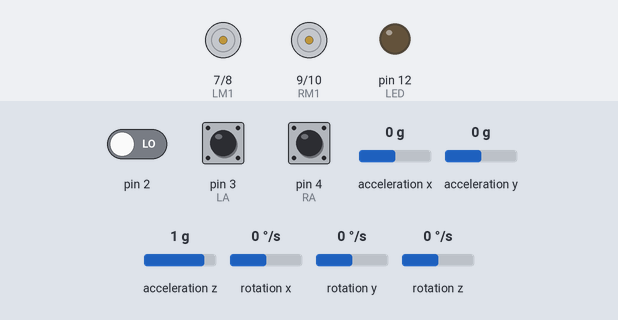
Bench run of a sketch on a simulated Arduino Uno, built with avr-gcc and run on an emulated ATmega328P. On the bench: motor-driver pin pairs drawn as motors (green arrow = first pin HIGH = forward, orange = second pin HIGH = backward, longer = more drive, scaled by the enable pin), output pins drawn as LEDs (lit = HIGH). Inputs (shaded band) come from the test bench; at power-on: rotation z 0 °/s, acceleration z 1 g, acceleration x 0 g, acceleration y 0 g, pin 2 LOW, pin 3 (LA) HIGH, pin 4 (RA) HIGH, rotation x 0 °/s, rotation y 0 °/s. The sensor or clock chip raises its interrupt line as the real part does; what the sketch prints to the serial monitor is not drawn.

Above: at 0.1 s.
At 3.2 s:
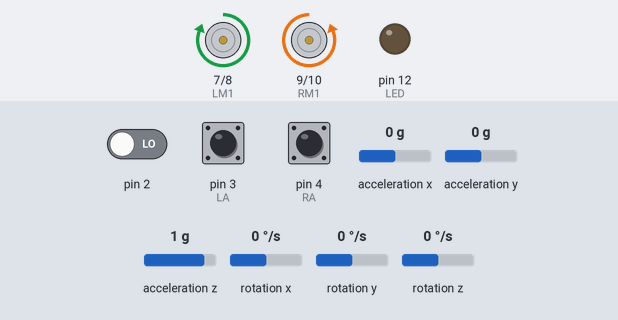
3.3 s: rotation z set to -100 °/s
6.3 s: rotation z set to 192 °/s
9.3 s: acceleration z set to 0.1 g
12.3 s: acceleration z set to -0.2 g
15.3 s: acceleration x set to -1.4 g
18.3 s: acceleration y set to -1.4 g
At 39.3 s:
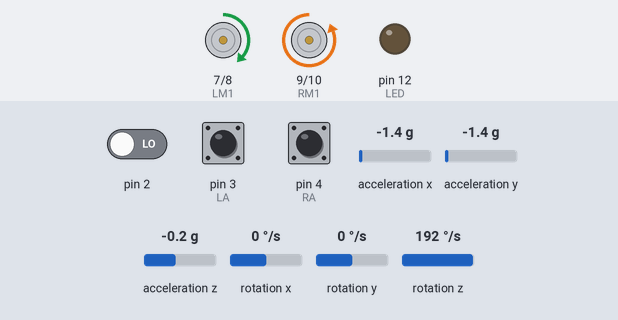
Timing chart, 0 to 66.0 s (numbered marks = the images above; inputs shaded):
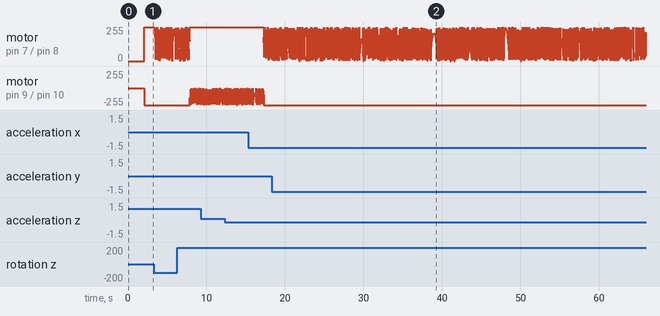

The sketch:

calibration.ino
```cpp
#include <TimerOne.h>

#include "LMotorController.h"
#include "I2Cdev.h"
#include "MPU6050_6Axis_MotionApps20.h"

#if I2CDEV_IMPLEMENTATION == I2CDEV_ARDUINO_WIRE
  #include "Wire.h"
#endif

#define MIN_ABS_SPEED 60 #define NEWLINE Serial.write(0x0a); Serial.write(0x0d)

MPU6050 mpu;

// MPU control/status vars
bool dmpReady = false;  // set true if DMP init was successful
uint8_t mpuIntStatus;   // holds actual interrupt status byte from MPU
uint8_t devStatus;      // return status after each device operation (0 = success, !0 = error)
uint16_t packetSize;    // expected DMP packet size (default is 42 bytes)
uint16_t fifoCount;     // count of all bytes currently in FIFO
uint8_t fifoBuffer[64]; // FIFO storage buffer

// orientation/motion vars
Quaternion q;        // [w, x, y, z] quaternion container
VectorFloat gravity; // [x, y, z] gravity vector
float ypr[3];        // [yaw, pitch, roll] yaw/pitch/roll container and gravity vector

double ang, lang, delta_ang, int_ang, fang;
double error, last_error, delta_error, integrate_error;

#define LA 3
#define RA 4
#define PWML 5
#define PWMR 6
#define LM1 7
#define LM2 8
#define RM1 9
#define RM2 10
#define LED 12
// YOUR TASK: please do calibration for your own robot
#define P 1
#define I 1
#define D 1
// YOUR TASK END
#define CM 2050
#define Rmotor_offset 0
#define Lmotor_offset 0
#define ROTATE_SPEED 100

int lcur, lold, rcur, rold;
volatile int lcount, rcount;
volatile long cnt, ms;
volatile int lcountCopy, rcountCopy;
long wheel_cnt;

volatile bool mpuInterrupt = false; // indicates whether MPU interrupt pin has gone high

void dmpDataReady(void);
void wait_imu(void);
void read_angle(void);
void IntHandler(void);
void cal_angle(void);
char atob(unsigned char d);
void stop_motors(void);
void forward(void);
void show_ang(void);
void car_forward(double steps);

void setup(void)
{
  pinMode(LA, INPUT);
  pinMode(RA, INPUT);
  pinMode(PWML, OUTPUT);
  pinMode(PWMR, OUTPUT);
  pinMode(LM1, OUTPUT);
  pinMode(LM2, OUTPUT);
  pinMode(RM1, OUTPUT);
  pinMode(RM2, OUTPUT);
  pinMode(LED, OUTPUT);
  Timer1.initialize(100); //timer period set to 100 microseconds
  Timer1.attachInterrupt(IntHandler);
  Serial.begin(115200);

  // join I2C bus (I2Cdev library doesn't do this automatically)
  #if I2CDEV_IMPLEMENTATION == I2CDEV_ARDUINO_WIRE
    Wire.begin();
    TWBR = 24; // 400kHz I2C clock (200kHz if CPU is 8MHz)
  #elif I2CDEV_IMPLEMENTATION == I2CDEV_BUILTIN_FASTWIRE
    Fastwire::setup(400, true);
  #endif

  mpu.initialize();

  devStatus = mpu.dmpInitialize();

  // supply your own gyro offsets here, scaled for min sensitivity
  mpu.setXGyroOffset(220);
  mpu.setYGyroOffset(76);
  mpu.setZGyroOffset(-85);
  mpu.setZAccelOffset(1788); // 1688 factory default for my test chip

  // make sure it worked (returns 0 if so)
  if (devStatus == 0) {
    // turn on the DMP, now that it's ready
    mpu.setDMPEnabled(true);

    // enable Arduino interrupt detection
    attachInterrupt(0, dmpDataReady, RISING);
    mpuIntStatus = mpu.getIntStatus();

    // set our DMP Ready flag so the main loop() function knows it's okay to use it
    dmpReady = true;

    // get expected DMP packet size for later comparison
    packetSize = mpu.dmpGetFIFOPacketSize();
  } else {
    // ERROR!
    // 1 = initial memory load failed
    // 2 = DMP configuration updates failed
    // (if it's going to break, usually the code will be 1)
    Serial.print(F("DMP Initialization failed (code "));
    Serial.print(devStatus);
    Serial.println(F(")"));
  }
  delta_ang = 2;
  wait_imu();
  int_ang = 0;
  lang = ang;
}

// The main program will print the blink count
// to the Arduino Serial Monitor
void loop(void) {
  int sp;
  Serial.println("SI");
  car_forward();
  while (1) {}
}

void dmpDataReady(void) {
  mpuInterrupt = true;
}

void wait_imu(void) {

  while (delta_ang > 1) {
    // wait until the difference between current angle value
    // current angle value and last second value is less than 1
    read_angle();
    if (ms > 10000) {
      //wait for 1 second (ms=0.1 milisecond)
      ms = 0;
      digitalWrite(LED, HIGH);
      Serial.print("Please wait. Not ready! ；");
      Serial.print(ang);
      Serial.print(" ; ");
      Serial.print(lang);
      Serial.print(" ; ");
      delta_ang = abs(ang - lang);
      lang = ang;
      Serial.println(delta_ang);
      digitalWrite(LED, LOW);
    }
  }
  Serial.println("Ready!");
}

void read_angle(void) {
  // if programming failed, don't try to do anything
  if (!dmpReady)
    return;

  // reset interrupt flag and get INT_STATUS byte
  mpuInterrupt = false;
  mpuIntStatus = mpu.getIntStatus();

  // get current FIFO count
  fifoCount = mpu.getFIFOCount();

  // check for overflow (this should never happen unless our code is too inefficient)
  if ((mpuIntStatus & 0x10) || fifoCount == 1024) {
    // reset so we can continue cleanly
    mpu.resetFIFO();
    Serial.println(F("FIFO overflow!"));

    // otherwise, check for DMP data ready interrupt (this should happen frequently)
  }
  else if (mpuIntStatus & 0x02) {
    // wait for correct available data length, should be a VERY short wait
    while (fifoCount < packetSize)
      fifoCount = mpu.getFIFOCount();

    //read a packet from FIFO
    mpu.getFIFOBytes(fifoBuffer, packetSize);

    // track FIFO count here in case there is > 1 packet available
    // (this lets us immediately read more without waiting for an interrupt)
    fifoCount -= packetSize;

    mpu.dmpGetQuaternion(&q, fifoBuffer);
    mpu.dmpGetGravity(&gravity, &q);
    mpu.dmpGetYawPitchRoll(ypr, &q, &gravity);
    //input = ypr[1] * 180/M_PI + 180;
    ang = ypr[0] * 180 / M_PI + 180;
  }
}

//int ledState = LOW;
//volatile unsigned long blinkCount = 0; // use volatile for shared variables

void IntHandler(void) {
  cnt++;
  ms++; // 0.1 ms counter

  //get the current wheel sensor values
  lcur = digitalRead(LA);
  rcur = digitalRead(RA);

  //count the number of switching
  if (lcur != lold)
  {
    lcount++;
    lold = lcur;
  }
  if (rcur != rold)
  {
    rcount++;
    rold = rcur;
  }

  if (cnt > 2000)
  { // every 200 miliseconds update the
    // lcountCopy and rcountCopy for displaying the speeds
    cnt = 0;
    lcountCopy = lcount;
    lcount = 0;
    rcountCopy = rcount;
    rcount = 0;
  }
}

void cal_angle(void) {
  if (abs(ang - lang) > 180) {
    if (lang > ang)
      fang = ang + 360 - lang;
    else if (ang > lang)
      fang = ang - 360 - lang;
  }
  if (fang != 0)
    int_ang += fang;
  else
    int_ang += (ang - lang);

  fang = 0;
  lang = ang;
}

char atob(unsigned char d)
{
  int a;
  switch (d)
  {
  case '0':
    a = 0;
    break;
  case '1':
    a = 1;
    break;
  case '2':
    a = 2;
    break;
  case '3':
    a = 3;
    break;
  case '4':
    a = 4;
    break;
  case '5':
    a = 5;
    break;
  case '6':
    a = 6;
    break;
  case '7':
    a = 7;
    break;
  case '8':
    a = 8;
    break;
  case '9':
    a = 9;
  }

  return a;
}

void stop_motors(void) {
  // stop both the motors.
  digitalWrite(LM1, LOW);
  digitalWrite(LM2, LOW);
  digitalWrite(RM1, LOW);
  digitalWrite(RM2, LOW);
}

void forward(void) {
  // set the motor to go one step forward
  digitalWrite(LM1, HIGH);
  digitalWrite(LM2, LOW);
  digitalWrite(RM1, LOW);
  digitalWrite(RM2, HIGH);
}

void show_ang(void) {
  Serial.print(ang);
  Serial.print("；");
  Serial.print(int_ang);
  Serial.print("；");
  Serial.print("L Count = ");
  Serial.print(lcountCopy);
  Serial.print("; R Count = ");
  Serial.println(rcountCopy);
}

void car_forward() {
  // keep going to the set direction.
  double tmp_pwm;
  read_angle();
  cal_angle();
  lang = 180;

  while (1) { // Here we set a infinity loop.
    read_angle(); // update the current angle value `ang`
    cal_angle();  // convert the angle in reference to robot orientation
    show_ang();   // display the angle value on serial terminal

    error = int_ang;
    tmp_pwm = 255 - abs(error * P + integrate_error * I - delta_error * D); // PID control of the wheels
    delta_error = error - last_error;
    last_error = error;
    integrate_error += error;

    if (int_ang > 0) {
      analogWrite(PWML, tmp_pwm - Lmotor_offset);
      analogWrite(PWMR, 255 - Rmotor_offset);
    }
    else if (int_ang < 0) {
      analogWrite(PWML, 255 - Lmotor_offset);
      analogWrite(PWMR, tmp_pwm - Rmotor_offset);
    }
    else {
      analogWrite(PWML, 255 - Lmotor_offset);
      analogWrite(PWMR, 255 - Rmotor_offset);
    }
    forward();
  }
  stop_motors();
}
```

LMotorController.cpp
```cpp
#include "LMotorController.h"
#include "Arduino.h"


LMotorController::LMotorController(int ena, int in1, int in2, int enb, int in3, int in4, double motorAConst, double motorBConst)
{
    _motorAConst = motorAConst;
    _motorBConst = motorBConst;

	_ena = ena;
	_in1 = in1;
	_in2 = in2;
	_enb = enb;
	_in3 = in3;
	_in4 = in4;

	pinMode(_ena, OUTPUT);
	pinMode(_in1, OUTPUT);
	pinMode(_in2, OUTPUT);

	pinMode(_enb, OUTPUT);
	pinMode(_in3, OUTPUT);
	pinMode(_in4, OUTPUT);
}


void LMotorController::move(int leftSpeed, int rightSpeed, int minAbsSpeed)
{
    if (rightSpeed < 0)
    {
        rightSpeed = min(rightSpeed, -1*minAbsSpeed);
        rightSpeed = max(rightSpeed, -255);
    }
    else if (rightSpeed > 0)
    {
        rightSpeed = max(rightSpeed, minAbsSpeed);
        rightSpeed = min(rightSpeed, 255);
    }

    int realRightSpeed = map(abs(rightSpeed), 0, 255, minAbsSpeed, 255);

    if (leftSpeed < 0)
    {
        leftSpeed = min(leftSpeed, -1*minAbsSpeed);
        leftSpeed = max(leftSpeed, -255);
    }
    else if (leftSpeed > 0)
    {
        leftSpeed = max(leftSpeed, minAbsSpeed);
        leftSpeed = min(leftSpeed, 255);
    }

    int realLeftSpeed = map(abs(leftSpeed), 0, 255, minAbsSpeed, 255);

    digitalWrite(_in3, rightSpeed > 0 ? HIGH : LOW);
    digitalWrite(_in4, rightSpeed > 0 ? LOW : HIGH);
    digitalWrite(_in1, leftSpeed > 0 ? HIGH : LOW);
    digitalWrite(_in2, leftSpeed > 0 ? LOW : HIGH);
    analogWrite(_ena, realRightSpeed * _motorAConst);
    analogWrite(_enb, realLeftSpeed * _motorBConst);
}


void LMotorController::move(int speed, int minAbsSpeed)
{
    int direction = 1;

    if (speed < 0)
    {
        direction = -1;

        speed = min(speed, -1*minAbsSpeed);
        speed = max(speed, -255);
    }
    else
    {
        speed = max(speed, minAbsSpeed);
        speed = min(speed, 255);
    }

    if (speed == _currentSpeed) return;

    int realSpeed = max(minAbsSpeed, abs(speed));

    digitalWrite(_in1, speed > 0 ? HIGH : LOW);
    digitalWrite(_in2, speed > 0 ? LOW : HIGH);
    digitalWrite(_in3, speed > 0 ? HIGH : LOW);
    digitalWrite(_in4, speed > 0 ? LOW : HIGH);
    analogWrite(_ena, realSpeed * _motorAConst);
    analogWrite(_enb, realSpeed * _motorBConst);

    _currentSpeed = direction * realSpeed;
}


void LMotorController::move(int speed)
{
    if (speed == _currentSpeed) return;

    if (speed > 255) speed = 255;
    else if (speed < -255) speed = -255;

    digitalWrite(_in1, speed > 0 ? HIGH : LOW);
    digitalWrite(_in2, speed > 0 ? LOW : HIGH);
    digitalWrite(_in3, speed > 0 ? HIGH : LOW);
    digitalWrite(_in4, speed > 0 ? LOW : HIGH);
    analogWrite(_ena, abs(speed) * _motorAConst);
    analogWrite(_enb, abs(speed) * _motorBConst);

    _currentSpeed = speed;
}


void LMotorController::turnLeft(int speed, bool kick)
{
    digitalWrite(_in1, HIGH);
    digitalWrite(_in2, LOW);
    digitalWrite(_in3, LOW);
    digitalWrite(_in4, HIGH);

    if (kick)
    {
        analogWrite(_ena, 255);
        analogWrite(_enb, 255);

        delay(100);
    }

    analogWrite(_ena, speed * _motorAConst);
    analogWrite(_enb, speed * _motorBConst);
}


void LMotorController::turnRight(int speed, bool kick)
{
    digitalWrite(_in1, LOW);
    digitalWrite(_in2, HIGH);
    digitalWrite(_in3, HIGH);
    digitalWrite(_in4, LOW);

    if (kick)
    {
        analogWrite(_ena, 255);
        analogWrite(_enb, 255);

        delay(100);
    }

    analogWrite(_ena, speed * _motorAConst);
    analogWrite(_enb, speed * _motorBConst);
}


void LMotorController::stopMoving()
{
    digitalWrite(_in1, LOW);
    digitalWrite(_in2, LOW);
    digitalWrite(_in3, LOW);
    digitalWrite(_in4, LOW);
    digitalWrite(_ena, HIGH);
    digitalWrite(_enb, HIGH);

    _currentSpeed = 0;
}
```

LMotorController.h
```cpp
#ifndef LMotorController_h
#define LMotorController_h


#include "Arduino.h"


class LMotorController
{
protected:
    int _ena, _in1, _in2, _enb, _in3, _in4;
    int _currentSpeed;
    double _motorAConst, _motorBConst;
public:
    LMotorController(int ena, int in1, int in2, int enb, int in3, int in4, double motorAConst, double motorBConst);
    void move(int leftSpeed, int rightSpeed, int minAbsSpeed);
    void move(int speed);
    void move(int speed, int minAbsSpeed);
    void turnLeft(int speed, bool kick);
    void turnRight(int speed, bool kick);
    void stopMoving();
};


#endif
```
